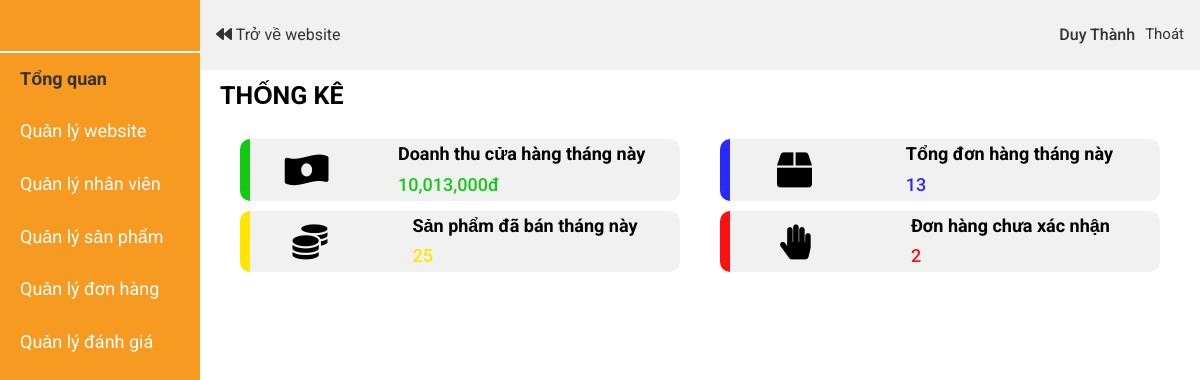
The page /?controller=trangquantri (signed in) on the database as committed earlier.
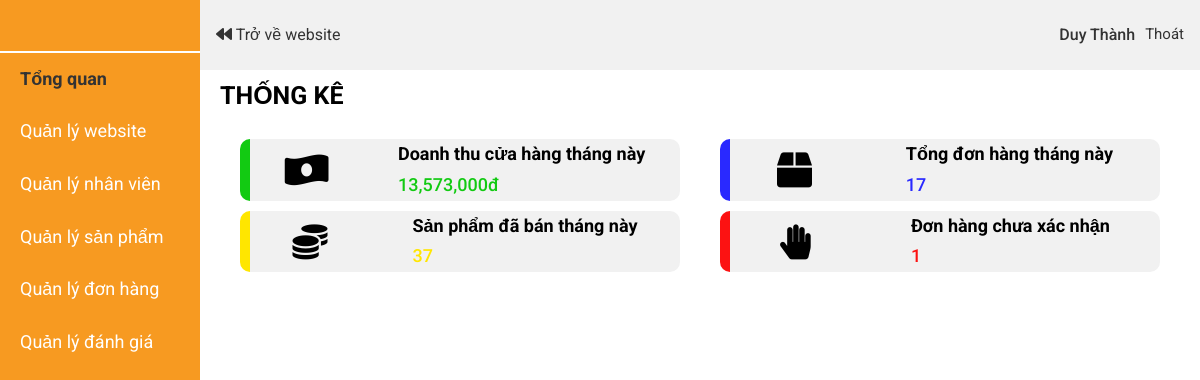
The same page on the database as committed later.
### tables this page shows
CREATE TABLE `profit` (
  `id` int(11) NOT NULL,
  `month` int(11) DEFAULT NULL,
  `profit` int(11) DEFAULT NULL,
  `all_order` int(11) DEFAULT NULL,
  `sold_product` int(11) DEFAULT NULL,
  `order_not_confirm` int(11) DEFAULT NULL
);

### Controller/C-trangquantri.php (called while the page is built, shortened)
<?php
    if(isset($_SESSION['admin'])){
        $admin = $database->get('admin', array('id'=>$_SESSION['admin']));
    }
    else{
        header('location: ?controller=dangnhapquantri');
    }
    $month = date('m', time());
    $profit_data = $database->get('profit',array('month'=>$month));
    require_once './View/V-trangquantri.php';
?>

### Model/M-database.php (called while the page is built, shortened)
<?php
    class database{
        protected $conn= null;
        protected $host='localhost';
        protected $user='root';
        protected $pass='';
        protected $dbname='fashiongenz';
        public function connect(){
             $this->conn = new mysqli($this->host,$this->user,$this->pass,$this->dbname);
        }
        public function get($table,$condition=array()){
          $sql= "SELECT * FROM $table ";
          if(!empty($condition)){
               $sql.="WHERE";
               foreach ($condition as $key => $value){
                    $sql.= " $key = '$value' AND";
               }
               $sql= trim($sql,"AND");
          }
          $query = mysqli_query($this->conn, $sql);
          $result=array();
          if ($query){
               while ($row= mysqli_fetch_assoc($query)){
                    $result[]=$row;
               }
          }
          return $result;
     }
    }
?>

### View/V-trangquantri.php (the view, shortened to what the changed rows need)
<!DOCTYPE html>
<html lang="en">
<head>
    <link rel="stylesheet" href="./Assets/Css/grid.css">
    <link rel="stylesheet" href="./Assets/Css/responsive.css">
    <link rel="stylesheet" href="./Assets/Css/base.css">
    <link rel="stylesheet" href="./Assets/Css/main.css">
    <link rel="stylesheet" href="https://cdnjs.cloudflare.com/ajax/libs/normalize/8.0.1/normalize.min.css" />
    <link rel="stylesheet" href="./Assets/Fonts/fontawesome-free-5.15.3-web/css/all.min.css">
</head>
<body>
    <div class="grid">
        <div class="row no-gutters">
            <div class="col l-2 m-0 c-0">
                <div class="admin-menu">
                    <ul class="admin-menu__list">
                        <li class="admin-menu__item">
                            <a href="#" class="admin-menu__item-link admin-menu__item-link-has-img">
                            </a>
                        </li>
                        <li class="admin-menu__item">
                            <a href="?controller=trangquantri" class="admin-menu__item-link active">Tổng quan</a>
                        </li>
                        <li id="menu1" class="admin-menu__item">
                            <a href="#" class="admin-menu__item-link">Quản lý website</a>
                        </li>
                        <li id="menu1" class="admin-menu__item">
                            <a href="?controller=quanlynhanvien" class="admin-menu__item-link">Quản lý nhân viên</a>
                        </li>
                        <li class="admin-menu__item">
                            <a href="?controller=quanlysanpham" class="admin-menu__item-link">Quản lý sản phẩm</a>
                        </li>
                        <li class="admin-menu__item">
                            <a href="?controller=quanlydonhang" class="admin-menu__item-link">Quản lý đơn hàng</a>
                        </li>
                        <li class="admin-menu__item">
                            <a href="?controller=quanlydanhgia" class="admin-menu__item-link">Quản lý đánh giá</a>
                        </li>
                    </ul>
                </div>
            </div>
            <div class="col l-10 m-12 c-12">
                <div class="admin-header">
                    <div class="admin-header__sections">
                        <a href="?controller=trangchu" class="admin-header__back-to-website"><i class="fas fa-backward"></i> Trở về website</a>
                    </div>
                    <div class="admin-header__admin-info">
                        <h3 class="admin-header__admin-name"><?php echo $admin[0]['fullname'] ?></h3>
                        <a href="?controller=dangxuatquantri" class="admin-header__admin-logout">Thoát</a>
                    </div>
                </div>
                <div class="admin-content">
                    <div class="row no-gutters">
                        <div class="col l-12 m-12 c-12">
                            <h3 class="admin-content__heading">Thống kê</h3><br>
                        </div>
                        <div class="col l-6 m-12 c-12">
                            <div class="admin-content__profit">
                                <i class="fas fa-money-bill-wave-alt admin-content__profit-img"></i>
                                <div class="admin-content__profit-content">
                                    <h3 class="admin-content__profit-heading">Doanh thu cửa hàng tháng này</h3>
                                    <h4 class="admin-content__profit-info"><?php echo number_format($profit_data[0]['profit']) ?>đ</h4>
                                </div>
                            </div>
                        </div>
                        <div class="col l-6 m-12 c-12">
                            <div class="admin-content__all-item">
                            <i class="fas fa-box admin-content__all-item-img"></i>
                                <div class="admin-content__all-item-content">
                                    <h3 class="admin-content__all-item-heading">Tổng đơn hàng tháng này</h3>
                                    <h4 class="admin-content__all-item-info"><?php echo $profit_data[0]['all_order'] ?></h4>
                                </div>
                            </div>
                        </div>
                        <div class="col l-6 m-12 c-12">
                            <div class="admin-content__item-sold">
                            <i class="fas fa-coins admin-content__item-sold-img"></i>
                                <div class="admin-content__item-sold-content">
                                    <h3 class="admin-content__item-sold-heading">Sản phẩm đã bán tháng này</h3>
                                    <h4 class="admin-content__item-sold-info"><?php echo $profit_data[0]['sold_product'] ?></h4>
                                </div>
                            </div>
                        </div>
                        <div class="col l-6 m-12 c-12">
                            <div class="admin-content__item-not-confirm">
                            <i class="fas fa-hand-paper admin-content__item-not-confirm-img"></i>
                                <div class="admin-content__item-not-confirm-content">
                                    <h3 class="admin-content__item-not-confirm-heading">Đơn hàng chưa xác nhận</h3>
                                    <h4 class="admin-content__item-not-confirm-info"><?php echo $profit_data[0]['order_not_confirm'] ?></h4>
                                </div>
                            </div>
                        </div>
                    </div>
                </div>
            </div>
        </div>
    </div>
</body>
</html>

Rows that differ between the two databases and show on the page:
changed profit: profit "10,013,000" → "13,573,000"; all_order "13" → "17"; sold_product "25" → "37"; order_not_confirm "2" → "1"
